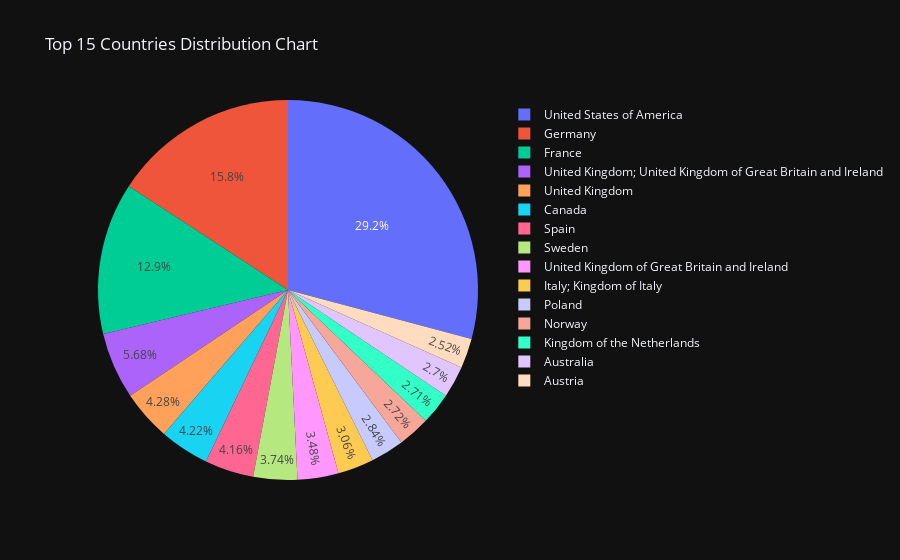

Notebook code for this chart:
### Code cell
# Plotting the Top 15 'Manner of Death' Distribution. 
country_df = updated_df.groupBy('Country').agg(count('Country').alias('Country_cnt')).sort(col('Country_cnt').desc()).limit(15)
country_df.show(20)
country_pd = country_df.toPandas()

fig = px.pie(country_pd, values='Country_cnt', names='Country', title='Top 15 Countries Distribution Chart', template = 'plotly_dark')
fig.show()

### Figure 1 — Plotly figure (JSON) as saved in the notebook; plotly's stock layout.template omitted (floating-point values rounded to 4 significant figures)
{"data": [{"domain": {"x": [0, 1], "y": [0, 1]}, "hovertemplate": "Country=%{label}<br>Country_cnt=%{value}<extra></extra>", "labels": ["United States of America", "Germany", "France", "United Kingdom; United Kingdom of Great Britain and Ireland", "United Kingdom", "Canada", "Spain", "Sweden", "United Kingdom of Great Britain and Ireland", "Italy; Kingdom of Italy", "Poland", "Norway", "Kingdom of the Netherlands", "Australia", "Austria"], "legendgroup": "", "name": "", "showlegend": true, "type": "pie", "values": [145140, 78701, 64278, 28269, 21297, 20985, 20714, 18606, 17340, 15223, 14157, 13563, 13470, 13458, 12552]}], "layout": {"legend": {"tracegroupgap": 0}, "title": {"text": "Top 15 Countries Distribution Chart"}}}
